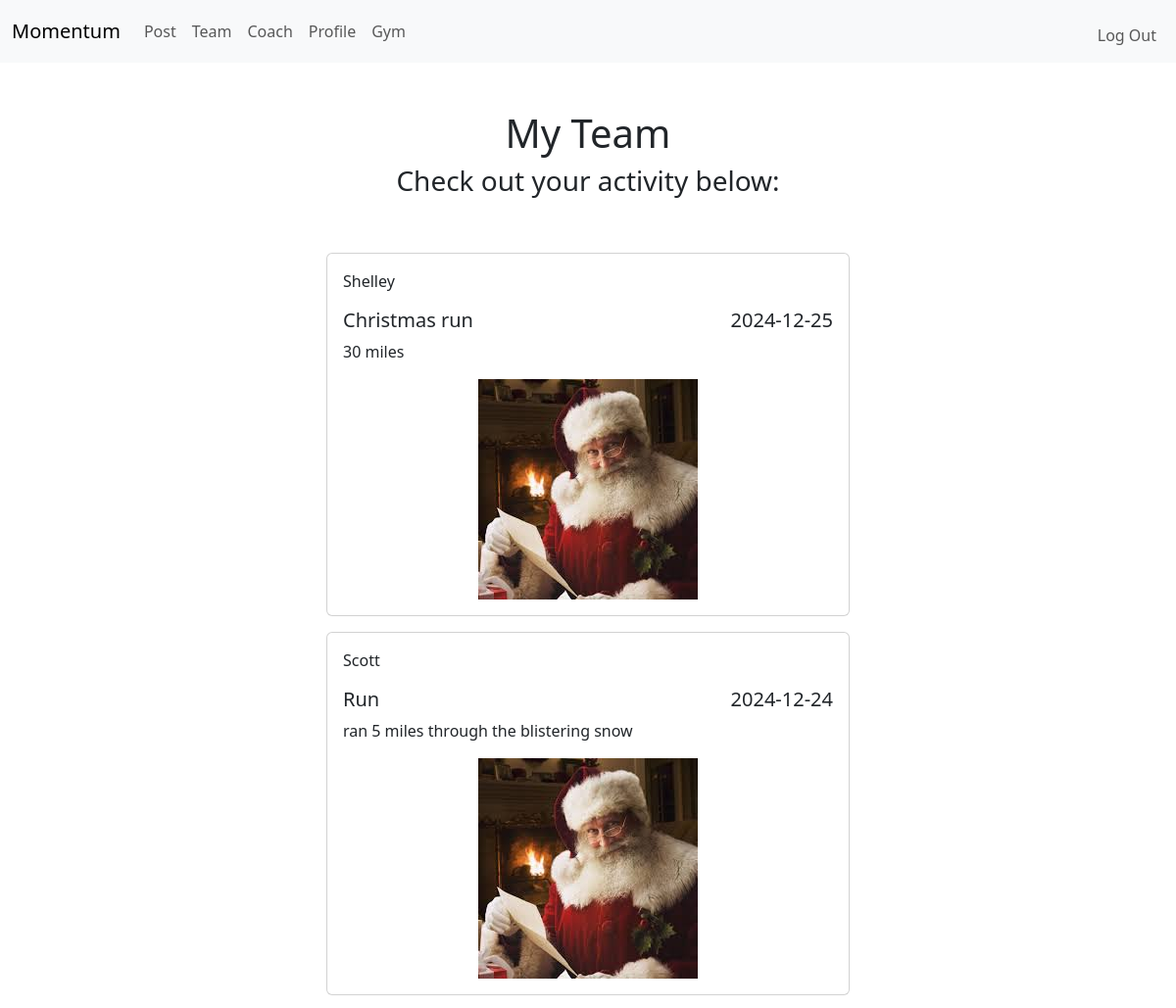
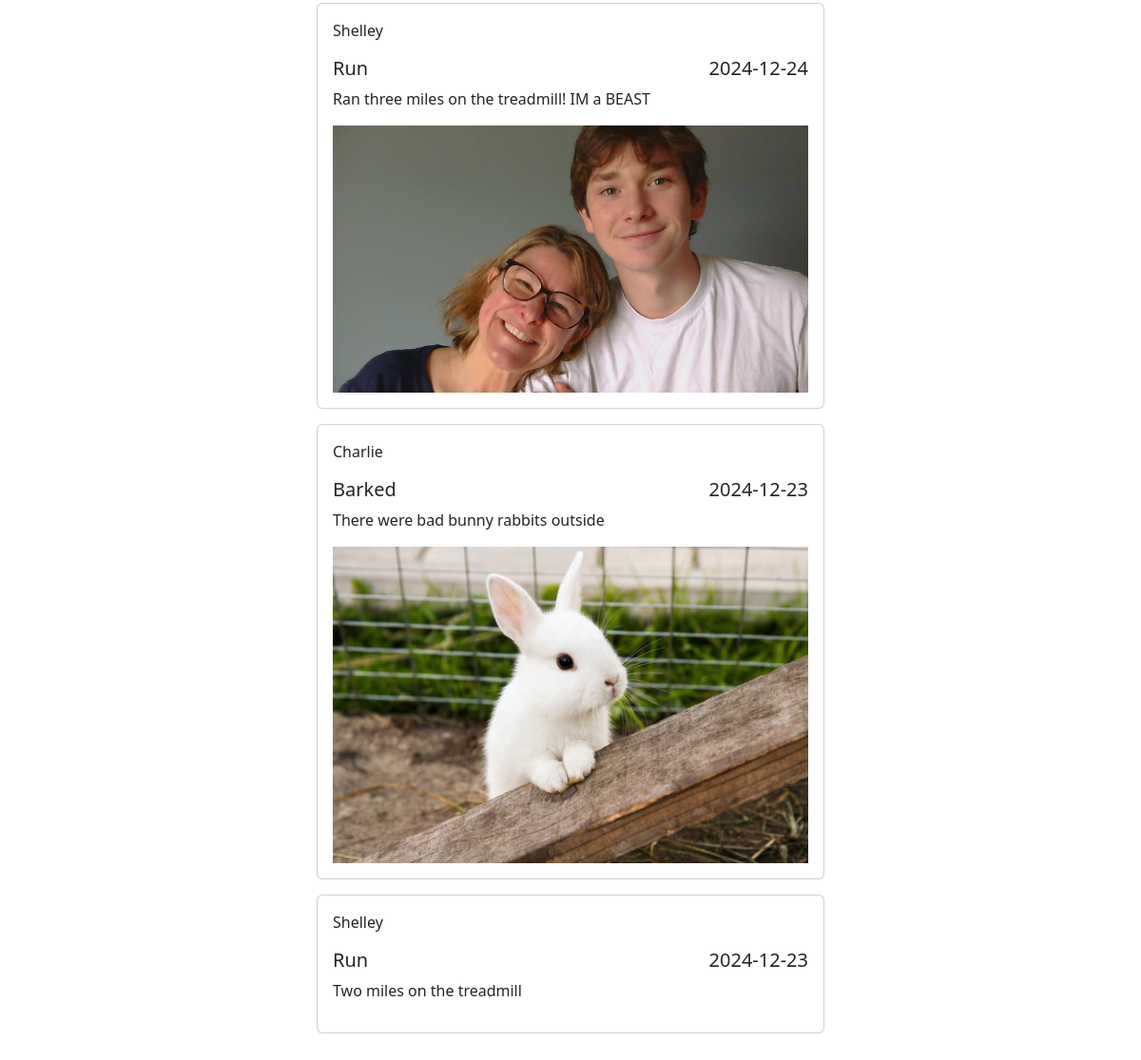
/team (signed in), run on the app's committed database (2 pictures, top to bottom).
### tables this page shows
CREATE TABLE workouts (
    id INTEGER PRIMARY KEY AUTOINCREMENT NOT NULL,
    user_id INTEGER REFERENCES users(id),
    date DATE,
    title TEXT,
    description TEXT,
    image TEXT
);

CREATE TABLE users (
    id INTEGER PRIMARY KEY AUTOINCREMENT NOT NULL, 
    username TEXT NOT NULL, 
    hash TEXT NOT NULL
);

### app.py (the view)
@app.route("/team", methods=["GET", "POST"])
@login_required
def team():
    user = session["user_id"]
    workouts = db.execute("SELECT * FROM workouts JOIN users ON users.id = workouts.user_id ORDER BY workouts.date DESC, workouts.id DESC")
    return render_template("team.html", workouts=workouts)

### app.py (called while the page is built)
@app.after_request
def after_request(response):
    response.headers["Cache-Control"] = "no-cache, no-store, must-revalidate"
    response.headers["Expires"] = 0
    response.headers["Pragma"] = "no-cache"
    return response

### helpers.py (called while the page is built)
def login_required(f):
    @wraps(f)
    def decorated_function(*args, **kwargs):
        if session.get("user_id") is None:
            return redirect("/login")
        return f(*args, **kwargs)
    return decorated_function

### templates/team.html (shortened to what this page needs)
{% extends "layout.html" %}
{% block main %}
    <div class="sticky-header">
        <h1>My Team</h1>
        <h3>Check out your activity below:</h3>
        <br></br>
    </div>
    {% for workout in workouts %}
    <div class="container">
        <div class="row justify-content-center">
            <div class="col-6">
                <div class="card mb-3">
                    <div class="card-body">
                        <p class="left-align">{{ workout.username }}</p>
                        <div class="d-flex justify-content-between">
                            <h5>{{ workout.title }}</h5>
                            <h5>{{ workout.date }}</h5>
                        </div>
                        <p class="left-align">{{ workout.description }}</p>
                        {% if workout.image %}
                            <img src="{{ workout.image }}" class="img-fluid">
                        {% endif %}
                    </div>
                </div>
            </div>
        </div>
    </div>
    {% endfor %}
{% endblock %}

### templates/layout.html (shortened to what this page needs)
<!DOCTYPE html>
<html lang="en">
  <head>
        <link href="https://cdn.jsdelivr.net/npm/bootstrap@5.3.3/dist/css/bootstrap.min.css" rel="stylesheet">
    </head>
    <body>
        <nav>
            <nav class="navbar navbar-expand-lg navbar-light bg-light sticky-top">
                <div class="container-fluid">
                    <a class="navbar-brand" href="#">Momentum</a>
                    <div class="collapse navbar-collapse" id="navbarSupportedContent">
                        {% if session["user_id"] %}
                        <ul class="navbar-nav me-auto mb-2 mb-lg-0">
                            <li class="nav-item"><a class="nav-link" aria-current="page" href="/post">Post</a></li>
                            <li class="nav-item"><a class="nav-link" aria-current="page" href="/team">Team</a> </li>
                            <li class="nav-item"><a class="nav-link" aria-current="page" href="/coach">Coach</a></li>
                            <li class="nav-item"><a class="nav-link" aria-current="page" href="/profile">Profile</a></li>
                            <li class="nav-item"><a class="nav-link" aria-current="page" href="/gym">Gym</a></li>
                        </ul>
                        <ul class="navbar-nav ms-auto mt-2">
                            <li class="nav-item"><a class="nav-link" href="/logout">Log Out</a></li>
                        </ul>
                        {% else %}
                        <ul class="navbar-nav ms-auto mt-2">
                            <li class="nav-item"><a class="nav-link" href="/register">Register</a></li>
                            <li class="nav-item"><a class="nav-link" href="/login">Log In</a></li>
                        </ul>
                        {% endif %}
                    </div>
                </div>
            </nav>
        </nav>
        <main class="container py-5 text-center">
            {% block main %}{% endblock %}
        </main>
    </body>
</html>

### templates/team.html (style rules this page uses)
.left-align { text-align: left; }

### data on the page
workouts: username "Shelley", title "Christmas run", date "2024-12-25", description "30 miles", image (picture)
workouts: username "Scott", title "Run", date "2024-12-24", description "ran 5 miles through the blistering snow", image (picture)
workouts: username "Shelley", title "Run", date "2024-12-24", description "Ran three miles on the treadmill! IM a BEAST", image (picture)
workouts: username "Charlie", title "Barked", date "2024-12-23", description "There were bad bunny rabbits outside", image (picture)
workouts: username "Shelley", title "Run", date "2024-12-23", description "Two miles on the treadmill"
